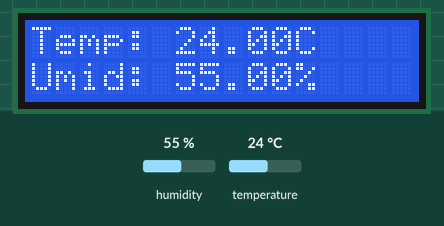
Bench run of a sketch on a simulated Arduino Uno, built with avr-gcc and run on an emulated ATmega328P. On the bench: 16×2 character LCD. The test bench sets the inputs (shaded band); at power-on: humidity 55 %, temperature 24 °C.

Above: at 6.2 s.
6.3 s: humidity set to 22 %
At 13.4 s:
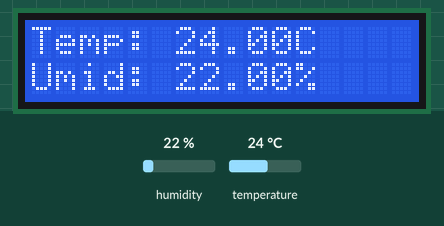
13.7 s: temperature set to 12 °C
At 20.1 s:
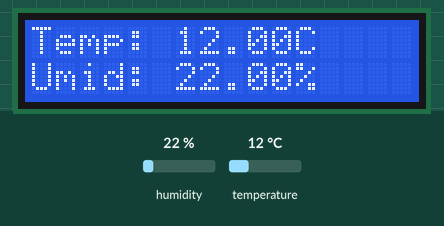
20.8 s: humidity set to 40 %
At 27.6 s:
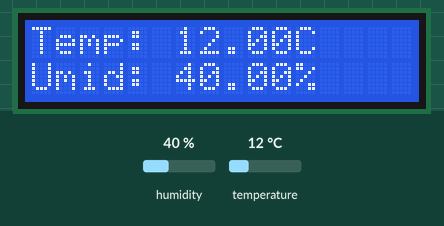
27.9 s: temperature set to 19 °C
At 34.2 s:
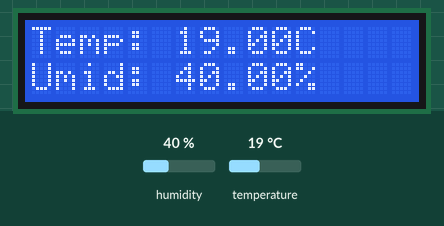
Timing chart, 0 to 35.7 s (numbered marks = the images above; inputs shaded):
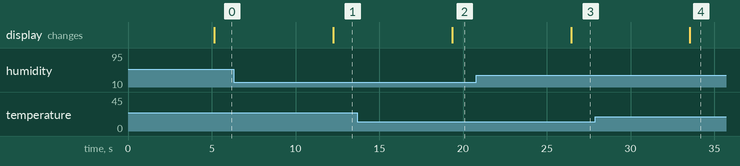

The sketch:

estacaoMeteorologica.ino
```cpp
#include "DHT.h"
#include "LiquidCrystal.h"
#include <SoftwareSerial.h>

#define DHT_PIN 4
#define DHTTYPE DHT11

#define RS 12    //MUDANÇA NA ORDEM DOS PINOS PARA QUE O APP (DHT11 with Bluetooth) LEIA OS DADOS
#define EN 9
#define D4 5
#define D5 6
#define D6 7
#define D7 8

#define INTERVALO 5000

LiquidCrystal lcd(RS, EN, D4, D5, D6, D7);
DHT dht(DHT_PIN, DHTTYPE);
SoftwareSerial bluetooth(2, 3); // RX e TX para o HC-06

unsigned long previousMillis = 0; // armazena o último tempo
const long interval = 1000;

void setup() {
  bluetooth.begin(9600);
  dht.begin();


  lcd.begin(16, 2);
  lcd.clear();
  lcd.setCursor(1, 0);
  lcd.print("FUNCIONOU INFERNO");
  delay(5000);
}

void loop() {
  float h = dht.readHumidity();
  float t = dht.readTemperature();
  float f = dht.readTemperature(true);

  if (isnan(h) || isnan(t) || isnan(f)) {
    bluetooth.println(F("Falha na leitura do sensor"));
    lcd.clear();
    lcd.print("Falha na leitura");
  }
  else {
    // Criação da string no formato JSON
    unsigned long currentMillis = millis();  // millis() retorna o tempo em ms que decorreu desde a inicialização/reset do arduino
    if (currentMillis - previousMillis >= interval) {
      previousMillis = currentMillis;

      String str1 =  String(t, 2);
      String str2 =  String(h, 2);
      String str3 =  String(f, 2);
      // Formato JSON (Era isso que faltava para os dados serem recebidos e interpretados pelo app)
      String my_String = "{'data':[{'data1':'"+str1+"','data2':'"+str2+"','data3':'"+str3+"'}]}";

      bluetooth.print(my_String);
      bluetooth.println("");
    }

    // Exibição no LCD
    lcd.clear();
    lcd.setCursor(0, 0);
    lcd.print("Temp: ");
    lcd.print(t);
    lcd.print("C");

    lcd.setCursor(0, 1);
    lcd.print("Umid: ");
    lcd.print(h);
    lcd.print("%");

    delay(2000);
  }

  //teste

  delay(INTERVALO);
}
```

Measured:
- after the input at 6.3 s, the display: changes after 6.0 s (image 1)
- after the input at 13.7 s, the display: changes after 5.7 s (image 2)
- after the input at 20.8 s, the display: changes after 5.6 s (image 3)
- after the input at 27.9 s, the display: changes after 5.6 s (image 4)
